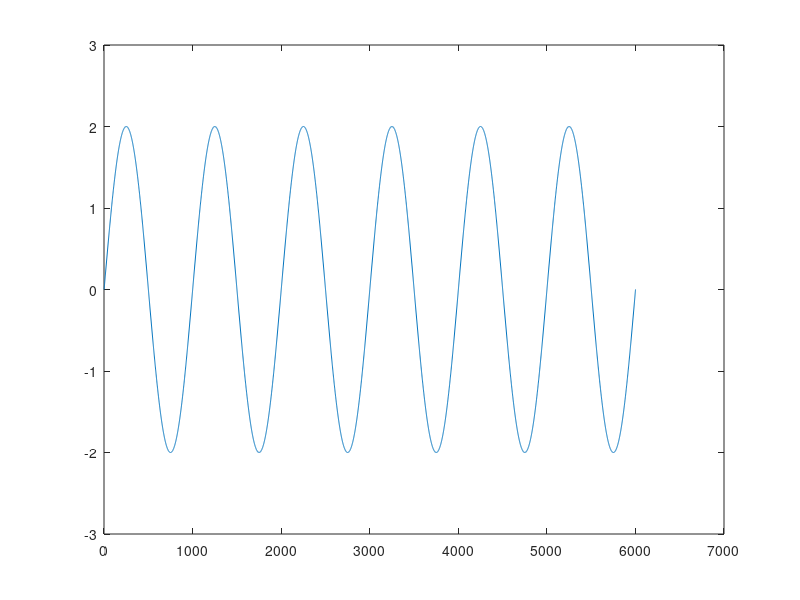

Recreate this plot in MATLAB.


t = [0 : 0.001 : 6];
w = 2 * pi * 1;

f1 = 0;
f2 = pi/3;
f3 = -pi/3;

x = sin(w*t + f1) + sin(w*t + f2) + sin(w*t + f3);

plot(x);